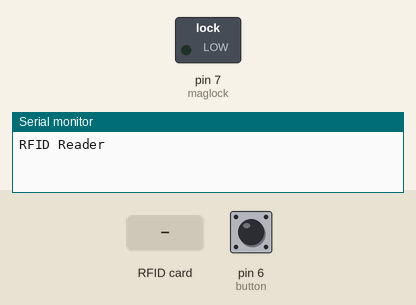
Simulated run of this sketch. Board: Arduino Uno, built with avr-gcc and run on an emulated ATmega328P. Parts: switched loads named in the sketch (green lamp = pin HIGH), the last lines printed to the serial monitor. The test bench sets the inputs (shaded band); at power-on: pin 6 (button) LOW. Pins used as bus, display or sensor lines are not drawn.

Above: at 1.2 s.
1.3 s: RFID card 65 F4 2D 6A held to the reader
At 2.2 s:
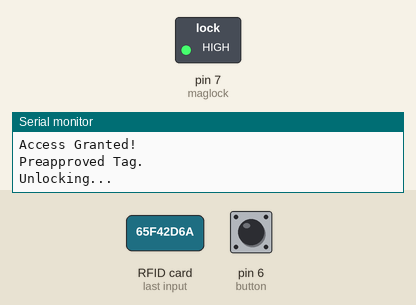
2.8 s: pin 6 (button) pulled HIGH for 0.15 s
At 3.4 s:
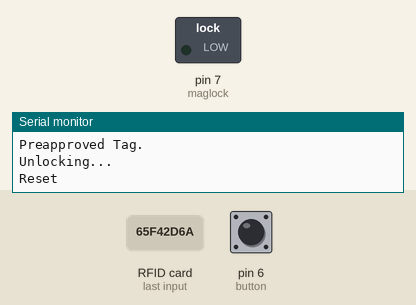
Timing chart, 0 to 5.8 s (numbered marks = the images above; inputs shaded):
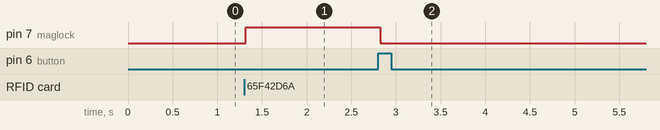

Measured:
- after the input at 1.3 s, pin 7 (maglock): LOW → HIGH at once
- after the input at 2.8 s, pin 7 (maglock): HIGH → LOW at once

The sketch:

SubwayTicket.ino
```cpp
#include <SPI.h>
#include <MFRC522.h>

#define RST_PIN   9
#define SS_PIN    10

const char* master = "65F42D6A";

const char* ticket0 = "FD2EAD5";
const char* ticket0bu = "4DC3C640";
const char* ticket0bu0 = "DDDECA40";

const char* ticket1 = "1D5FD740";
const char* ticket1bu = "EDAC75";
const char* ticket1bu0 = "CD32BB40";


const char* ticket2 = "7D14B940";
const char* ticket2bu = "7DCEA16";
const char* ticket2bu0 = "CD67A36";

const char* ticket3 = "DD95D040";
const char* ticket3bu = "1D23CA40";
const char* ticket3bu0 = "DD7CCC40";

const byte maglock = 7;
const byte button = 6;
byte readCard[4];
char* approvedTicket0 = ticket3bu0;
char* approvedTicket1 = ticket3bu;
char* myTags[100] = {};
char* preapproved[3] = {master, approvedTicket0, approvedTicket1};
int tagsCount = 0;
String tagID = "";
boolean successRead = false;
boolean correctTag = false;
int buttonCount = 0;

// Create instances
MFRC522 mfrc522(SS_PIN, RST_PIN);

void setup() {
  // Initiating
  SPI.begin();        // SPI bus
  mfrc522.PCD_Init(); //  MFRC522
  Serial.begin(9600);
  Serial.println("RFID Reader");
  pinMode(maglock, OUTPUT);
  pinMode(button, INPUT);
}

void loop() {
  if(digitalRead(button)){
    Serial.println("Reset");
    digitalWrite(maglock, LOW);
    delay(1000);
    buttonCount++;
  }
  else{
    buttonCount = 0;
  }

  if(buttonCount == 3){
    programmingMode();
  }

  if (mfrc522.PICC_IsNewCardPresent() && mfrc522.PICC_ReadCardSerial()) {
    correctTag = false;
    tagID = getTagID();
    // Checks whether the scanned tag is authorized
    Serial.print("Validating tagID: ");
    Serial.println(tagID);
    for (int j = 0; j < 3; j++) {
      if (tagID == preapproved[j]) {
        Serial.println("Access Granted!");
        Serial.println("Preapproved Tag.");
        correctTag = true;
      }
    }
    if (!correctTag) {
      for (int i = 0; i < 100; i++) {
        if (tagID == myTags[i]) {
          Serial.println("Access Granted!");
          Serial.println("Approved Tag.");
          correctTag = true;
        }
      }
    }
    if (!correctTag) {
      Serial.println("Access Denied.");
      Serial.println("LOW");
      digitalWrite(maglock, LOW);
    }
    else{
      Serial.println("Unlocking...");
      digitalWrite(maglock, HIGH);
    }
  }
}

uint8_t getID() {
  // Getting ready for Reading PICCs
  if ( ! mfrc522.PICC_IsNewCardPresent()) { //If a new PICC placed to RFID reader continue
    return 0;
  }
  if ( ! mfrc522.PICC_ReadCardSerial()) {   //Since a PICC placed get Serial and continue
    return 0;
  }
  tagID = "";
  for ( uint8_t i = 0; i < 4; i++) {  // The MIFARE PICCs that we use have 4 byte UID
    readCard[i] = mfrc522.uid.uidByte[i];
    tagID.concat(String(mfrc522.uid.uidByte[i], HEX)); // Adds the 4 bytes in a single String variable
  }
  tagID.toUpperCase();
  mfrc522.PICC_HaltA(); // Stop reading
  return 1;
}

String getTagID(){
  String tag = "";
  for ( uint8_t i = 0; i < 4; i++) {  // The MIFARE PICCs that we use have 4 byte UID
    readCard[i] = mfrc522.uid.uidByte[i];
    tag.concat(String(mfrc522.uid.uidByte[i], HEX)); // Adds the 4 bytes in a single String variable
  }
  tag.toUpperCase();
  mfrc522.PICC_HaltA(); // Stop reading
  return tag;
}

void programmingMode(){
  correctTag = false;
  Serial.print("Programming mode:");
  Serial.println(" Add/Remove Tag");
  while (!successRead || digitalRead(button)) {
    tagID = "";
    successRead = getID();
    if (successRead == true) {
      for (int i = 0; i < 100; i++) {
        if (tagID == myTags[i]) {
          myTags[i] = "";
          Serial.println("Tag Removed!");
          return;
        }
      }
      myTags[tagsCount] = strdup(tagID.c_str());
      Serial.println("Tag Added!");
      tagsCount++;
      return;
    }
  }
  Serial.println("Programming Mode Exited");
}
```
